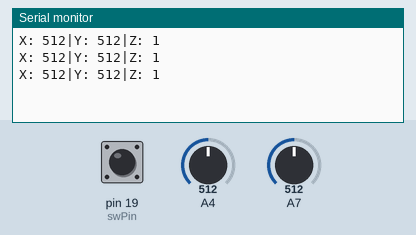
This sketch was run on a simulated Arduino Mega 2560, built with avr-gcc and run on an emulated ATmega2560. On the bench: the last lines printed to the serial monitor. Inputs (shaded band) come from the test bench; at power-on: A4 = 512, A7 = 512, pin 19 (swPin) HIGH.

Above: at 1.3 s.
1.4 s: A4 set to 716
At 1.9 s:
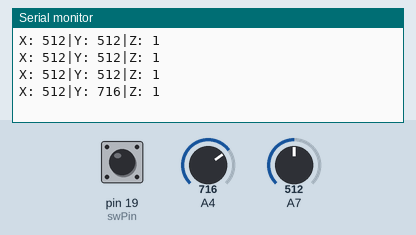
2.9 s: A7 set to 716
At 3.4 s:
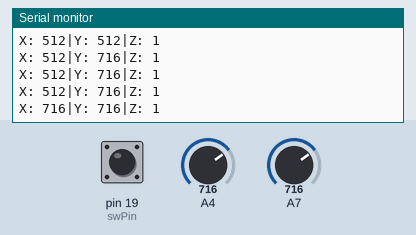
4.4 s: pin 19 (swPin) pulled LOW for 0.6 s
At 4.9 s:
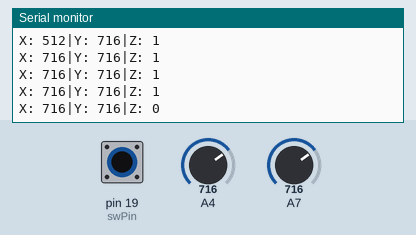
6.5 s: A4 set to 900
At 6.9 s:
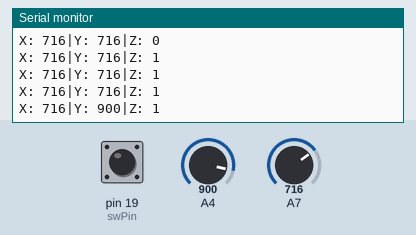
8.0 s: pin 19 (swPin) pulled LOW for 1 s
At 8.4 s:
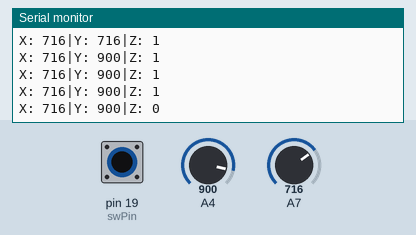
10.5 s: A7 set to 900
At 10.9 s:
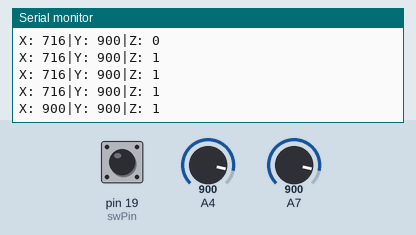
Timing chart, 0 to 13.0 s (numbered marks = the images above; inputs shaded):
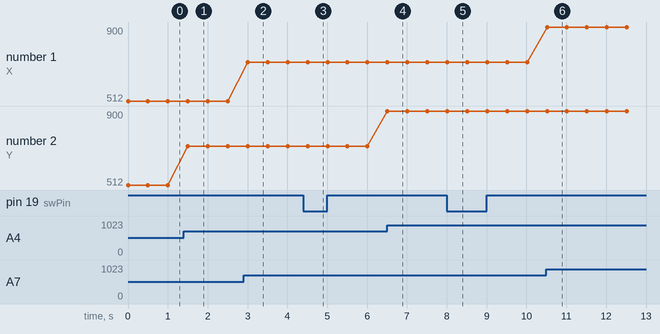

The sketch:

joystick2-key.ino
```cpp
const int xPin = 39;  //the VRX attach to
const int yPin = 36;  //the VRY attach to
const int swPin = 19;  //the SW attach to

void setup() {
  pinMode(swPin, INPUT_PULLUP);
  Serial.begin(115200);
}

void loop() {
  Serial.print("X: ");
  Serial.print(analogRead(xPin));  // print the value of VRX
  Serial.print("|Y: ");
  Serial.print(analogRead(yPin));  // print the value of VRX
  Serial.print("|Z: ");
  Serial.println(digitalRead(swPin));  // print the value of SW
  delay(500);
}
```

Measured:
- after the input at 1.4 s, the serial monitor: prints a new line after 0.10 s (image 1)
- after the input at 2.9 s, the serial monitor: prints a new line after 0.10 s (image 2)
- after the input at 4.4 s, the serial monitor: prints a new line after 0.11 s (image 3)
- after the input at 6.5 s, the serial monitor: prints a new line at once (image 4)
- after the input at 8.0 s, the serial monitor: prints a new line at once (image 5)
- after the input at 10.5 s, the serial monitor: prints a new line at once (image 6)
- plotted number 2: 512 → 716 after the input at 1.4 s, 716 → 900 after the input at 6.5 s
